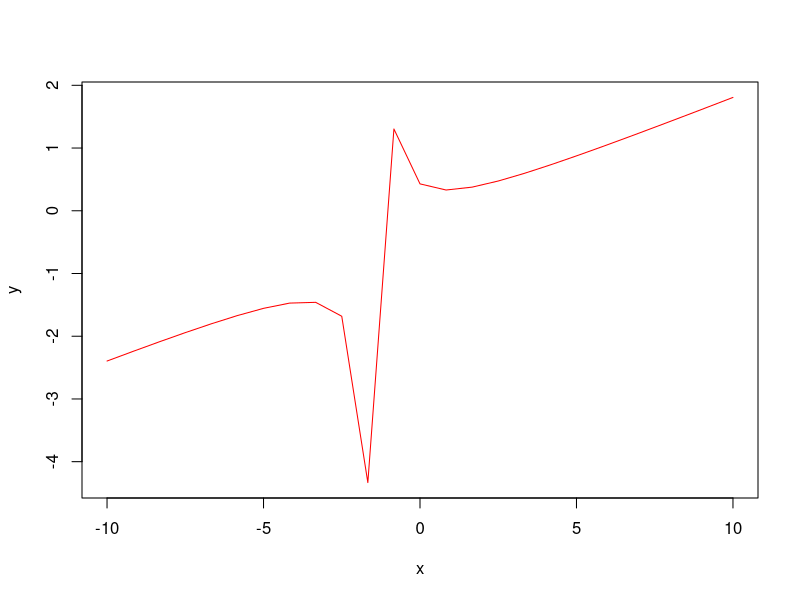
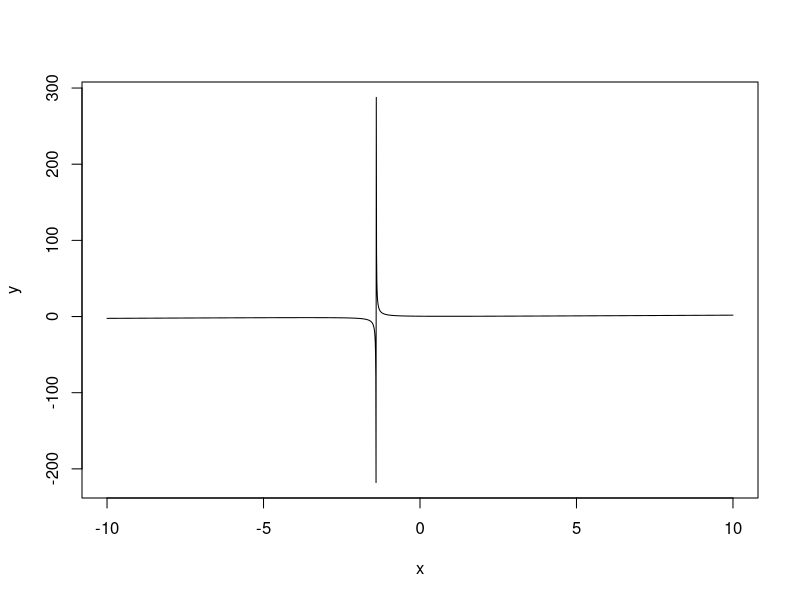
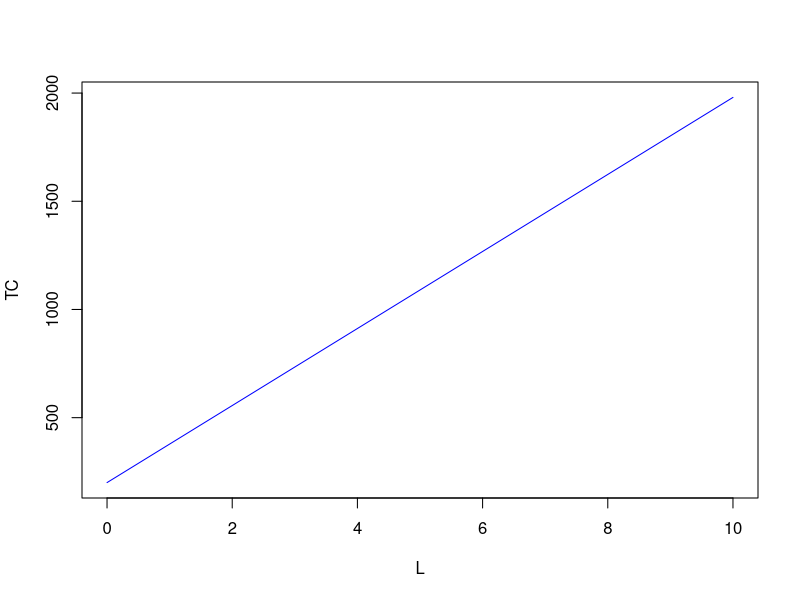
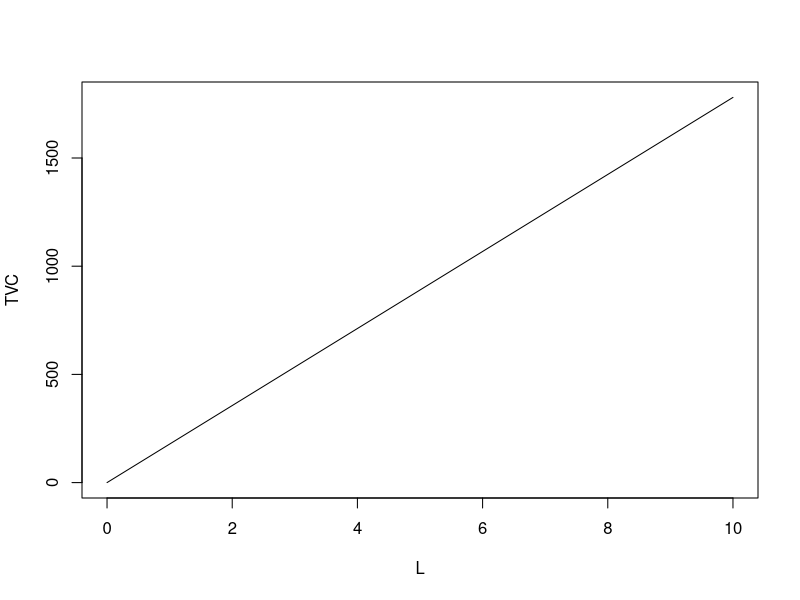
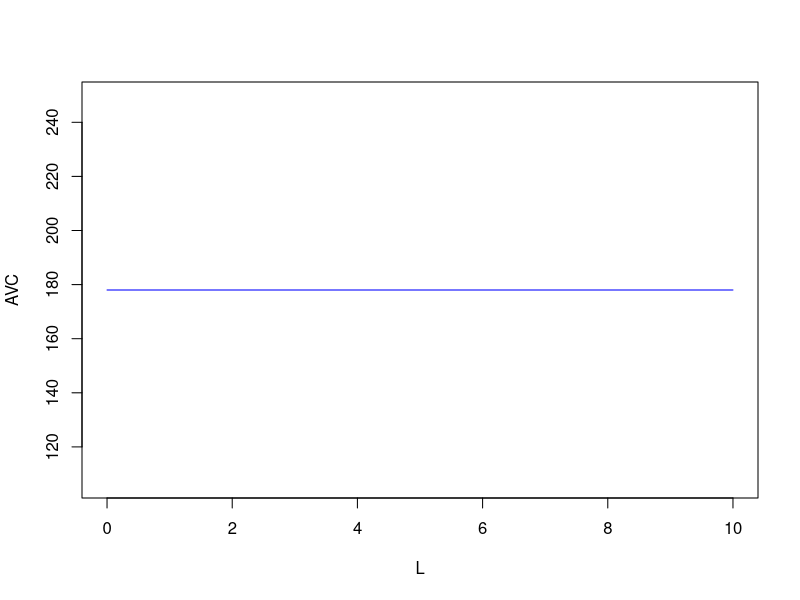
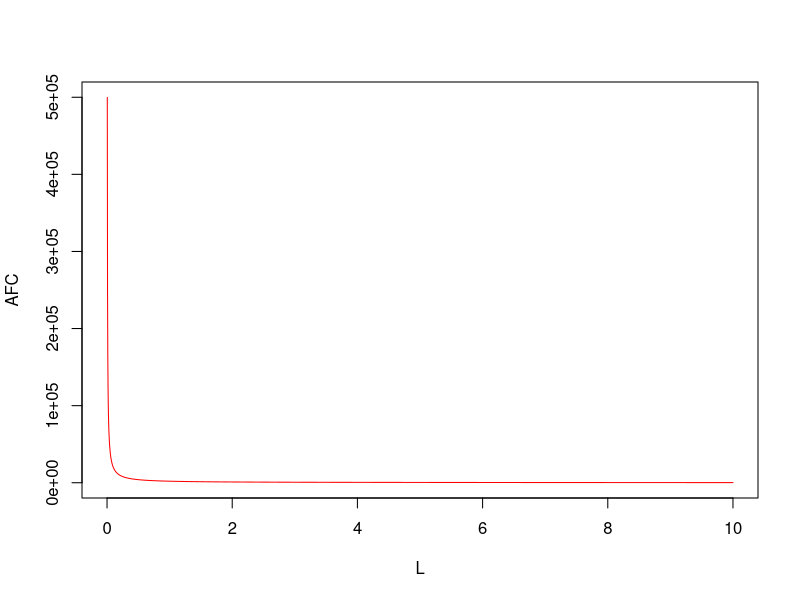
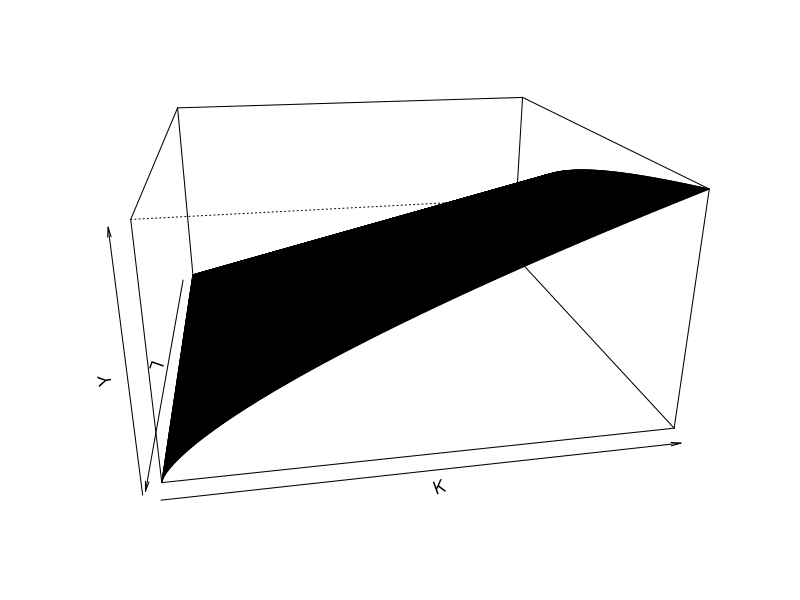
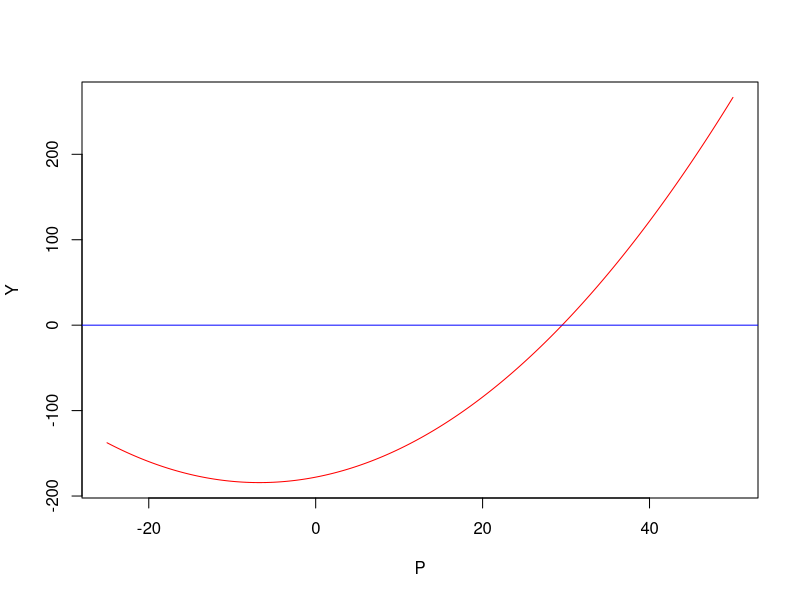

R code for these plots, in order:
## ---- chunk 1
x = seq(-10,10, length.out = 25)
y = (x^2 + 3)/(5*x + 7)
plot(x,y, type = "l", col = "red")
## ---- chunk 2
# when we obtain more values between -10 and 10,
# the jump becomes smoother
x = seq(-10,10, length.out = 2500)
y = (x^2 + 3)/(5*x + 7)
plot(x,y, type = "l")
## ---- chunk 3
# total cost function:
L = seq(0,10, length.out = 2500)
TC = 200 + 178 *L 
plot(L, TC, type = "l", col = "blue")
## ---- chunk 4
# total cost function:
L = seq(0,10, length.out = 2500)
TVC = 178 * L
plot(L, TVC, type = "l")
## ---- chunk 5
# total cost function:
L = seq(0,10, length.out = 2500)
AVC = rep(178, 2500)
plot(L, AVC, type = "l", col = "blue")
## ---- chunk 6
L = seq(0,10, length.out = 2500)
AFC = 2000/L
plot(L, AFC, type = "l", col = "red")
## ---- chunk 7
CobbDouglas <- function (L, K) {
   return (L^alpha * K^beta)
}
alpha = 0.3
beta = 0.7
L <- seq(0, 10, length= 300)
K <- seq(0, 100, length= 300)
Y <- outer(L, K, CobbDouglas)
Y[is.na(Y)] <- 1
op <- par(bg = "white")
persp(L, K, Y, theta = 80, phi = 20, expand = 0.5, col = "red")

## ---- chunk 8
P = seq(-25, 50, length.out = 3000)
Y = 0.14*P^2 + 1.89*P - 177.9
plot(P,Y, type = "l", col = "red")
abline(h=0, col="blue")

quadraticRoots <- function(a, b, c) {

  print(paste0("You have chosen the quadratic equation ", a, "x^2 + ", b, "x + ", c, "."))

  discriminant <- (b^2) - (4*a*c)

  if(discriminant < 0) {
    return(paste0("This quadratic equation has no real numbered roots."))
  }
  else if(discriminant > 0) {
    x_int_plus <- (-b + sqrt(discriminant)) / (2*a)
    x_int_neg <- (-b - sqrt(discriminant)) / (2*a)

    return(paste0("The two x-intercepts for the quadratic equation are ",
                  format(round(x_int_plus, 5), nsmall = 5), " and ",
                  format(round(x_int_neg, 5), nsmall = 5), "."))
  }
  else #discriminant = 0  case
    x_int <- (-b) / (2*a)
    return(paste0("The quadratic equation has only one root. This root is ",
                  x_int))
}

quadraticRoots(1, 13.207, 1276)
quadraticRoots(1, -40, -1200)
quadraticRoots(10, -400, -21000)
## ---- chunk 9
A = 1.1
N = seq(1, 50, length.out = 3000)
MPN = 100 - A^2 * N
plot(N,MPN, type = "l", col = "red")
abline(h=0, col="blue")
